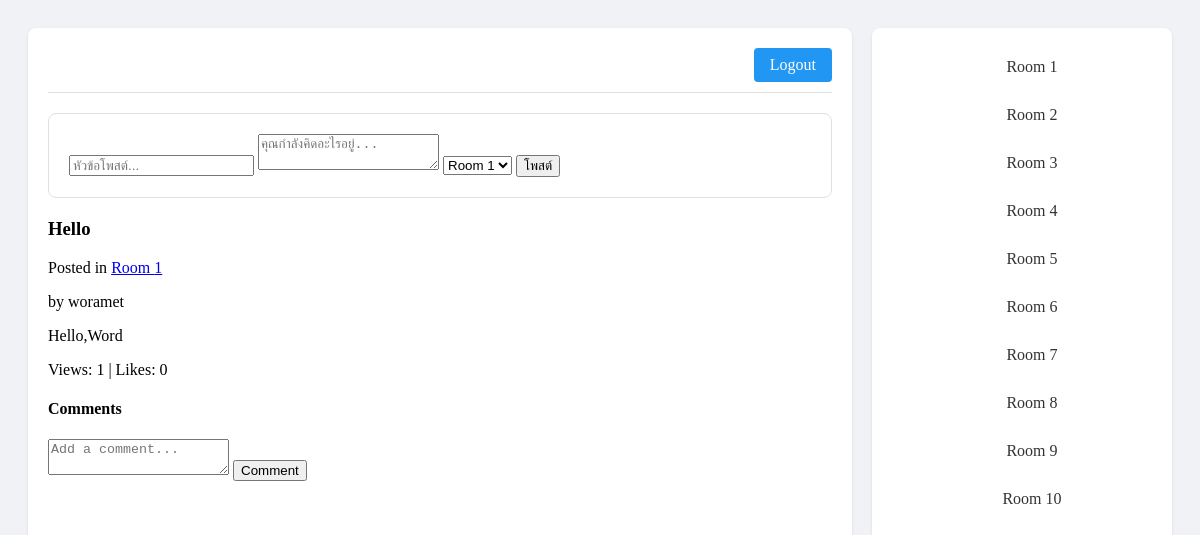
The app's page /, older data.
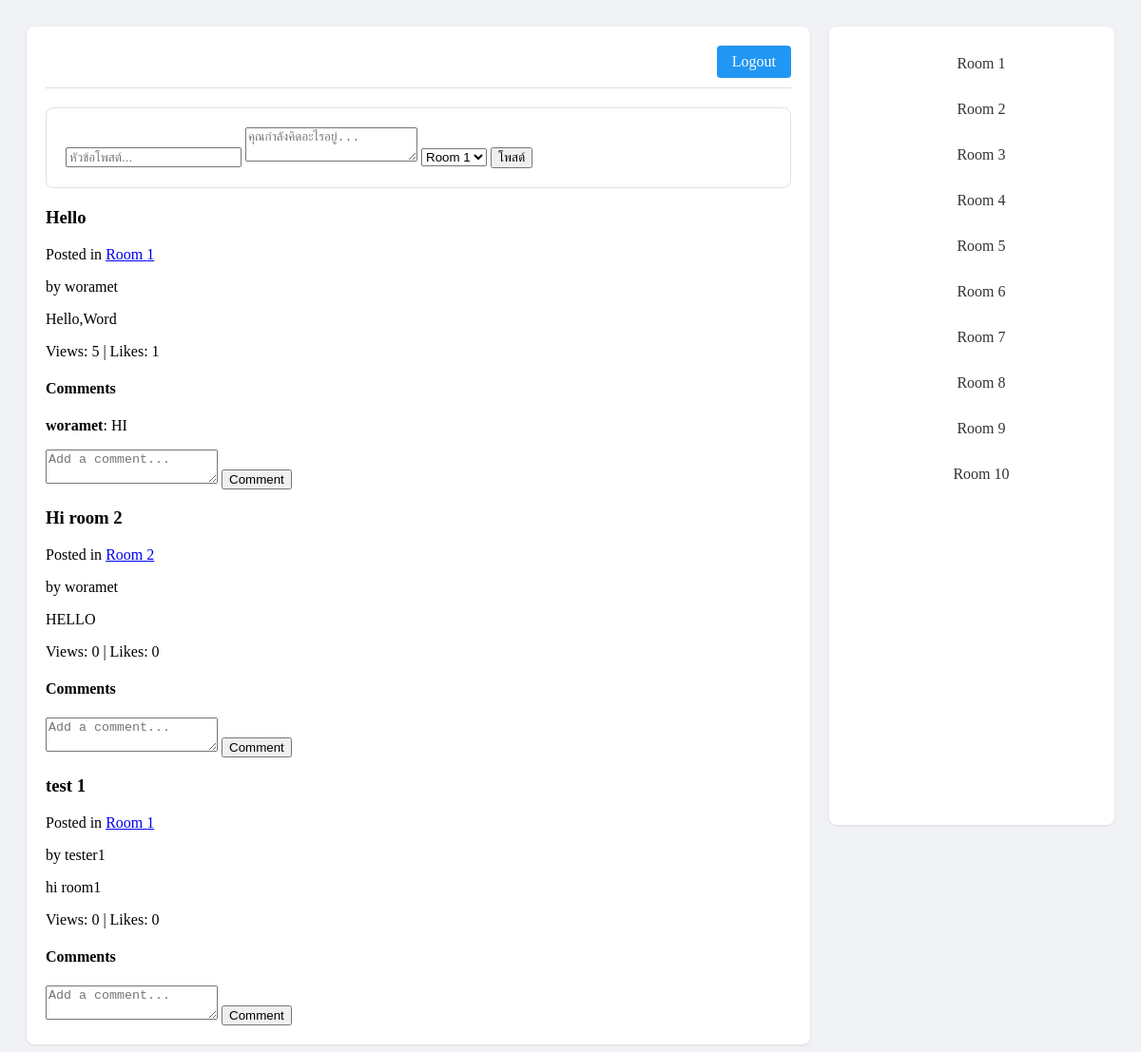
The same page, newer data.
### models.py (models this page shows, shortened)
class Post(db.Model):
    id = db.Column(db.Integer, primary_key=True)
    content = db.Column(db.Text, nullable=False)
    timestamp = db.Column(db.DateTime, default=datetime.utcnow)
    user_id = db.Column(db.Integer, db.ForeignKey("user.id"), nullable=False)
    room_number = db.Column(db.Integer, nullable=False)
    title = db.Column(db.String(200))
    view_count = db.Column(db.Integer, default=0)
    like_count = db.Column(db.Integer, default=0)
    author = db.relationship("User", backref="posts")
    likes = db.relationship("Like", backref="post", lazy="dynamic")
    comments = db.relationship("Comment", backref="post", lazy=True)

class User(UserMixin, db.Model):
    __tablename__ = "user"
    __table_args__ = {"extend_existing": True}
    id = db.Column(db.Integer, primary_key=True)
    username = db.Column(db.String(80), unique=True, nullable=False)
    email = db.Column(db.String(120), unique=True, nullable=False)
    password = db.Column(db.String(120), nullable=False)

class Comment(db.Model):
    id = db.Column(db.Integer, primary_key=True)
    content = db.Column(db.Text, nullable=False)
    timestamp = db.Column(db.DateTime, default=datetime.utcnow)
    user_id = db.Column(db.Integer, db.ForeignKey("user.id"), nullable=False)
    post_id = db.Column(db.Integer, db.ForeignKey("post.id"), nullable=False)
    author = db.relationship("User", backref="comments")

### routes.py (the view)
    @app.route("/")
    def home():
        posts = Post.query.all()  # ดึงโพสต์ทั้งหมดจากฐานข้อมูล
        return render_template("home.html", posts=posts)

### templates/home.html (shortened to what this page needs)
<!DOCTYPE html>
<html lang="en">
<head>
    <link rel="stylesheet" href="https://cdn.jsdelivr.net/npm/@picocss/pico@1/css/pico.min.css">
</head>
<body>
    <div class="container">
        <main class="main-content">
            <div class="header-section">
                <a href="{{ url_for('logout') }}" class="logout-btn">Logout</a>
            </div>
            <div class="post-box">
                <form method="POST" action="{{ url_for('create_post') }}">
                    <input type="text" name="title" placeholder="หัวข้อโพสต์..." required>
                    <textarea name="content" placeholder="คุณกำลังคิดอะไรอยู่..." required></textarea>
                    <select name="room_number" required>
                        {% for i in range(1, 10) %}
                        <option value="{{ i }}">Room {{ i }}</option>
                        {% endfor %}
                    </select>
                    <button type="submit">โพสต์</button>
                </form>
            </div>
            {% for post in posts %}
            <article>
                <header>
                    <h3>{{ post.title }}</h3>
                    <p>Posted in <a href="{{ url_for('page', number=post.room_number) }}">Room {{ post.room_number
                            }}</a></p>
                    <p>by {{ post.author.username }}</p>
                </header>
                <p>{{ post.content }}</p>
                <footer>
                    <p>Views: {{ post.view_count }} | Likes: {{ post.like_count }}</p>
                </footer>
                <section>
                    <h4>Comments</h4>
                    {% for comment in post.comments %}
                    <div>
                        <p><strong>{{ comment.author.username }}</strong>: {{ comment.content }}</p>
                    </div>
                    {% endfor %}
                    <form method="POST" action="{{ url_for('comment_post', post_id=post.id) }}">
                        <textarea name="content" placeholder="Add a comment..." required></textarea>
                        <button type="submit">Comment</button>
                    </form>
                </section>
            </article>
            {% endfor %}
        </main>
        <nav class="nav-sidebar">
            {% for i in range(1, 11) %}
            <a href="{{ url_for('page', number=i) }}">Room {{ i }}</a>
            {% endfor %}
        </nav>
    </div>
</body>
</html>

### templates/home.html (style rules this page uses)
:root { --primary-color: #2196F3; --secondary-color: #f5f5f5; }
body { background: #f0f2f5; min-height: 100vh; }
.container { max-width: 1200px; margin: 0 auto; padding: 20px; display: grid; grid-template-columns: 1fr 300px; gap: 20px; min-height: 100vh; }
.main-content { background: white; padding: 20px; border-radius: 8px; box-shadow: 0 1px 3px rgba(0, 0, 0, 0.1); overflow-y: auto; }
.post-box { border: 1px solid #e0e0e0; padding: 20px; margin-bottom: 20px; border-radius: 8px; }
.nav-sidebar { background: white; padding: 20px; border-radius: 8px; box-shadow: 0 1px 3px rgba(0, 0, 0, 0.1); height: 100vh; display: flex; flex-direction: column; position: sticky; top: 0; }
.nav-sidebar a { display: block; padding: 10px; margin-bottom: 10px; color: #333; text-decoration: none; border-radius: 4px; text-align: center; width: 100%; }
.header-section { display: flex; justify-content: space-between; align-items: center; margin-bottom: 20px; padding-bottom: 10px; border-bottom: 1px solid #e0e0e0; }
.logout-btn { background: var(--primary-color); color: white; padding: 8px 16px; border-radius: 4px; text-decoration: none; }

Row changes from the older to the newer data that the page shows:
changed Post "Hello": view_count "1" → "5"; like_count "0" → "1"
added Comment: author.username "woramet", content "HI", shown under Post "Hello"
added Post: title "Hi room 2", room_number "2", author.username "woramet", content "HELLO", view_count "0", like_count "0"
added Post: title "test 1", room_number "1", author.username "tester1", content "hi room1", view_count "0", like_count "0"
